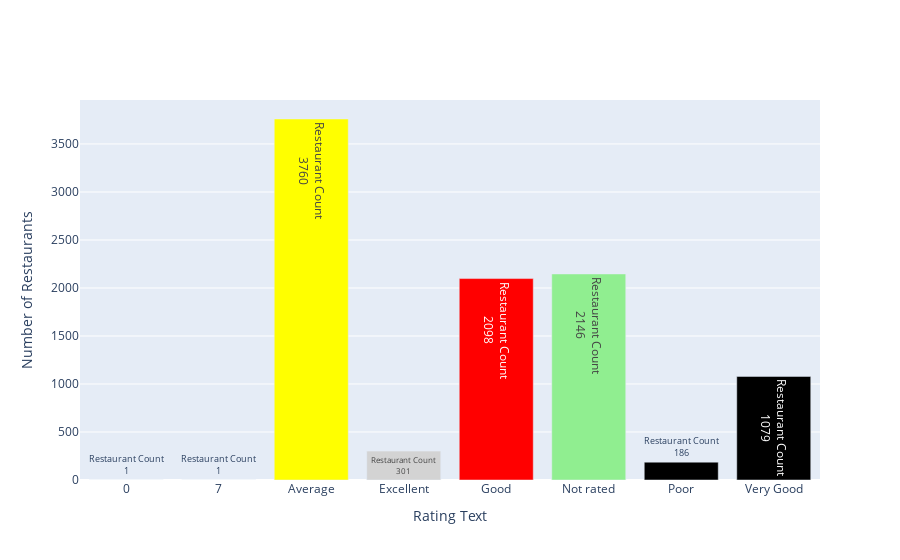

Notebook code for this chart:
### Code cell
tempdata=df2.groupby("rating_text").agg(count=("restaurant_id","count"))
fig5=go.Figure()
fig5.add_trace(go.Bar(x=tempdata.index,
                      y=tempdata["count"],
                     hovertemplate ="Restaurant Count:%{value}",
                     texttemplate = "Restaurant Count<br>%{value}",
                     marker=dict(color=["orange","darkgreen","yellow","lightgray","red","lightgreen"])))
fig5.update_layout( xaxis=dict(title="Rating Text" ),
                    yaxis=dict(title="Number of Restaurants"))

### Figure 1 — Plotly figure (JSON) as saved in the notebook; plotly's stock layout.template omitted (floating-point values rounded to 4 significant figures)
{"data": [{"hovertemplate": "Restaurant Count:%{value}", "marker": {"color": ["orange", "darkgreen", "yellow", "lightgray", "red", "lightgreen"]}, "texttemplate": "Restaurant Count<br>%{value}", "type": "bar", "x": ["0", "7", "Average", "Excellent", "Good", "Not rated", "Poor", "Very Good"], "y": [1, 1, 3760, 301, 2098, 2146, 186, 1079]}], "layout": {"xaxis": {"title": {"text": "Rating Text"}}, "yaxis": {"title": {"text": "Number of Restaurants"}}}}
